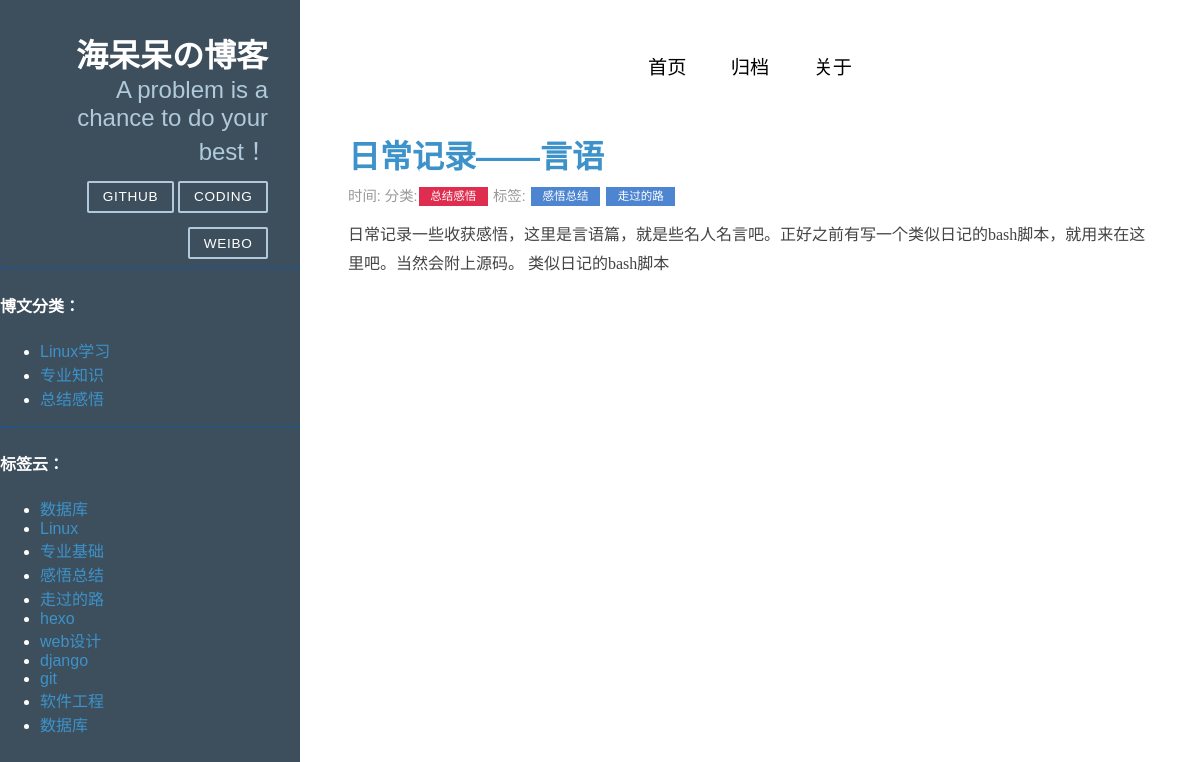
Before: /tag/总结感悟/ with the older database file.
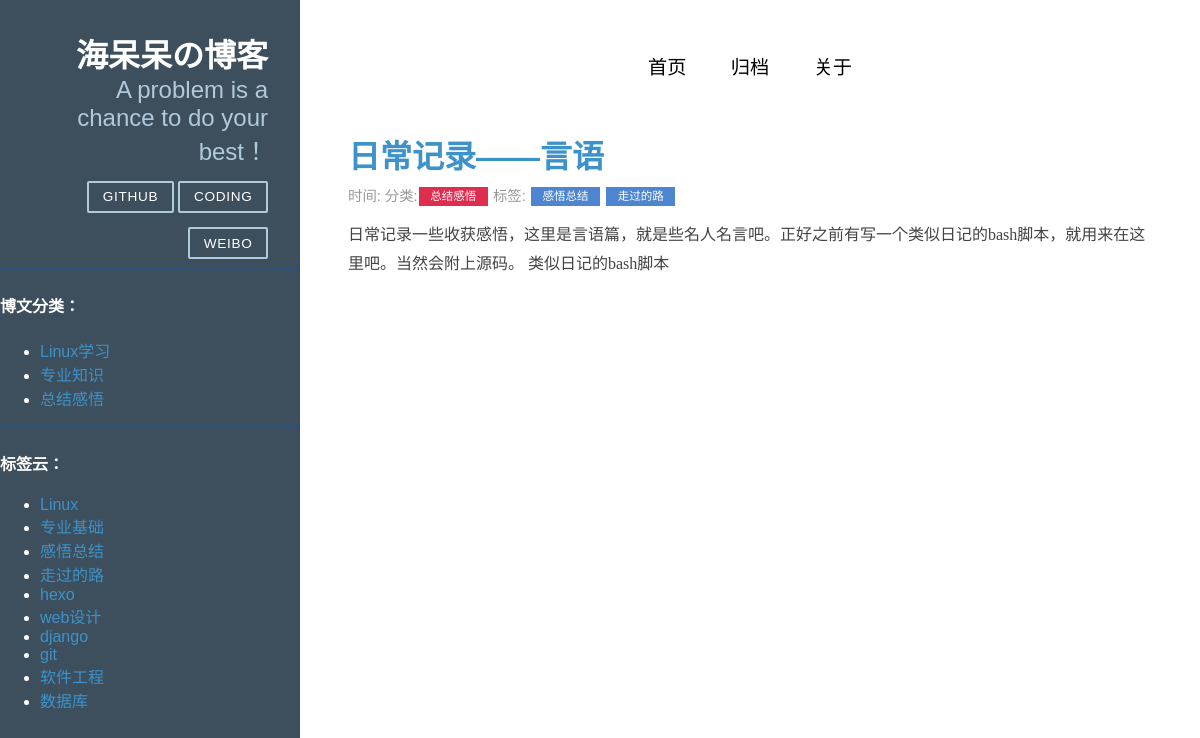
After: the same page with the newer database file.
### blog/models.py (models this page shows, shortened)
class Category(models.Model):
    name = models.CharField('类名', max_length=20)
    created_time = models.DateTimeField('创建时间', auto_now_add=True)
    last_modified_time = models.DateTimeField('修改时间', auto_now=True)
    def __str__(self):
        return self.name
    class Meta:
        verbose_name = '分类'
        verbose_name_plural = '分类'

class Tag(models.Model):
    tag_name = models.CharField('标签', max_length=20)
    def __unicode__(self):
        return self.tag_name
    class Meta:
        verbose_name = '标签'
        verbose_name_plural = '标签'

class Article(models.Model):
    STATUS_CHOICES = (
        ('d', '草稿'),
        ('p', '已发布'),
    )
    title = models.CharField('标题', max_length=70)
    body = models.TextField('正文')
    created_time = models.DateTimeField('创建时间', auto_now_add=False)
    last_modified_time = models.DateTimeField('修改时间', auto_now=True)
    status = models.CharField('文章状态', max_length=1, choices=STATUS_CHOICES)
    abstract = models.TextField('摘要', max_length=200, blank=True, null=True, help_text="可选，如若为空将摘取正文的前200个字符")
    topped = models.BooleanField('置顶', default=False)
    category = models.ForeignKey('Category', verbose_name='分类', null=True, on_delete=models.SET_NULL)
    tag = models.ManyToManyField('Tag', verbose_name='标签', blank=True)
    class Meta:
        ordering = ['-last_modified_time']
        verbose_name = '博文'
        verbose_name_plural = '博文'

### blog/views.py (the view)
# urls.py: url(r'^tag/(?P<category>.+)/$', views.search_category, name = 'search_category'),
def search_category(request, category) :
    category_list = Category.objects.all() # 获取分类列表
    tag_list = Tag.objects.all() # 获取标签列表
    try:
        post_list = Article.objects.filter(category__name__exact = category)
    except Article.DoesNotExist :
        raise Http404
    context = { 'post_list' : post_list, 'category_list' : category_list , 'tag_list' : tag_list }
    return render(request, 'category.html', context)

### blog/templatetags/custom_markdown.py (called while the page is built)
@register.filter(is_safe=True)
@stringfilter
def custom_markdown(value):
    return mark_safe(markdown.markdown(value,
        extensions = ['markdown.extensions.fenced_code', 'markdown.extensions.codehilite'],
                                       safe_mode=True,
                                       enable_attributes=False))

### templates/category.html
{% extends "base.html" %}
{% load custom_markdown %}
{% block content %}
<div id="layout" class="pure-g">
    <div class="sidebar pure-u-1 pure-u-md-1-4">
        <div class="header">
            <h1 class="brand-title">海呆呆の博客</h1>
            <h2 class="brand-tagline">A problem is a chance to do your best！</h2>
            <nav class="nav">
                <ul class="nav-list">
                    <li class="nav-item">
                        <a class="pure-button" href="https://github.com/hidaidai">Github</a>
                    </li>
                    <li class="nav-item">
                        <a class="pure-button" href="http://weibo.com/dinosaurliu">Coding</a>
                    </li>
                     <li class="nav-item">
                        <a class="pure-button" href="http://weibo.com/dinosaurliu">Weibo</a>
                    </li>
                </ul>
            </nav>
        </div>
        <hr style=" height:2px;border:none;border-top:2px dotted #185598;" />
         <div>
             <h4>博文分类：</h4>
             <div class="row">
                   <ul>
            {% for category in category_list %}
                       <li class="cat-item">
                        <a href="{% url 'search_category' category=category.name %}">    {{ category.name }}</a>
                       </li>
            {% endfor %}
                  </ul>
          </div>
        </div>
         <hr style=" height:2px;border:none;border-top:2px dotted #185598;" />
         <div>
             <h4>标签云：</h4>
             <div class="row">
                   <ul>
            {% for tag in tag_list %}
                       <li class="cat-item">
                        <a href="#">    {{ tag.tag_name }}</a>
                       </li>
            {% endfor %}
                  </ul>
          </div>
        </div>
    </div>
    <div class="content pure-u-1 pure-u-md-3-4">
        <div>
           <div class="footer">
                <div class="pure-menu pure-menu-horizontal pure-menu-open">
                    <ul>
                        <li><a href="http://localhost:9000/">首页</a></li>
                        <li><a href="http://localhost:9000/archives/">归档</a></li>
                        <li><a href="http://localhost:9000/aboutme/">关于</a></li>
                    </ul>
                </div>
            </div>
<div class="posts">
    {% for post in post_list %}
        <section class="post">
            <header class="post-header">
                  <h2 class="post-title">
                             <a href="{% url 'detail' id=post.id %}">{{ post.title }}</a></h2>
                             <p class="post-meta">
                                                                 时间:<a class="post-author" href="#">{{ post.date_time |date:"Y M d"}}</a>
                                                                 分类:<a class="post-category post-category-js" href="{% url 'search_category' category=post.category %}">{{ post.category|title }}</a>
                                                                 标签:
                          {% for tag in post.tag.all %}
                            <a class="post-category post-category-pure" href="#">{{ tag }}</a>
                          {% endfor %}
                    </p>
            </header>
                <div class="post-description">
                    <p>
                        {{ post.abstract|custom_markdown }}
                    </p>
                </div>
        </section>
    {% endfor %}
</div>
        </div>
    </div>
</div>
{% endblock %}

Changed rows visible on the page:
removed Tag: tag_name "数据库", shown under "标签云："
